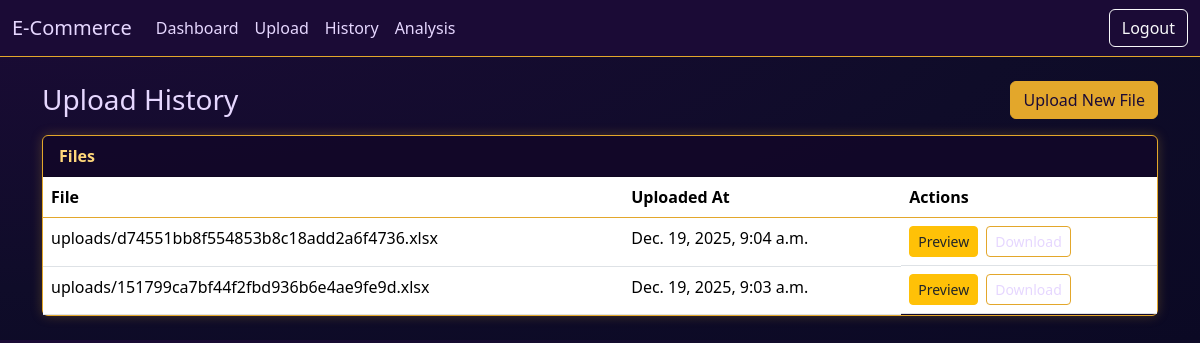
The app's page /upload-data/history/ (signed in) with its own data.
### core/models.py (models this page shows)
class Upload(models.Model):
    user = models.ForeignKey(User, on_delete=models.CASCADE)
    file = models.FileField(upload_to=upload_to)
    original_name = models.CharField(max_length=255)
    content_type = models.CharField(max_length=100)
    size = models.BigIntegerField()
    uploaded_at = models.DateTimeField(auto_now_add=True)

### upload_data/models.py (models this page shows)
class UploadRecord(models.Model):
    user = models.ForeignKey(User, on_delete=models.CASCADE)
    file = models.FileField(upload_to=upload_to)
    uploaded_at = models.DateTimeField(auto_now_add=True)

### upload_data/views.py (the view)
# urls.py: path('history/', upload_history, name='upload_history'),
@login_required
def upload_history(request: HttpRequest) -> HttpResponse:
    items = []
    for r in UploadRecord.objects.filter(user=request.user).order_by('-uploaded_at'):
        items.append({
            'name': r.file.name,
            'uploaded_at': r.uploaded_at,
            'url': getattr(r.file, 'url', ''),
            'source': 'new',
            'id': r.id,
        })
    for r in Upload.objects.filter(user=request.user).order_by('-uploaded_at'):
        items.append({
            'name': r.file.name,
            'uploaded_at': r.uploaded_at,
            'url': getattr(r.file, 'url', ''),
            'source': 'legacy',
            'id': r.id,
        })
    items = sorted(items, key=lambda x: x['uploaded_at'], reverse=True)
    return render(request, 'upload_data/history.html', {'items': items})

### core/context_processors.py (called while the page is built)
def store_context(request):
    store_name = ''
    if getattr(request, 'user', None) and request.user.is_authenticated:
        try:
            sp = request.user.store_profile
            store_name = getattr(sp, 'store_name', '')
        except StoreProfile.DoesNotExist:
            store_name = ''
    return {'store_name': store_name}

### upload_data/templates/upload_data/history.html (shortened to what this page needs)
{% extends 'base.html' %}
{% block content %}
<div class="d-flex justify-content-between align-items-center mb-3">
  <h1 class="h3 mb-0">Upload History</h1>
  <div>
    <a class="btn btn-primary" href="{% url 'upload_sales' %}">Upload New File</a>
  </div>
</div>
<div class="card">
  <div class="card-header">Files</div>
  <div class="card-body p-0">
    <table class="table mb-0">
      <thead>
        <tr>
          <th>File</th>
          <th>Uploaded At</th>
          <th>Actions</th>
        </tr>
      </thead>
      <tbody>
        {% for it in items %}
        <tr>
          <td>{{ it.name }}</td>
          <td>{{ it.uploaded_at }}</td>
          <td class="d-flex gap-2">
            <a class="btn btn-sm btn-warning text-dark" href="{% url 'view_upload' it.source it.id %}">Preview</a>
            {% if it.url %}
              <a class="btn btn-sm btn-outline-secondary" href="{{ it.url }}" target="_blank">Download</a>
            {% endif %}
          </td>
        </tr>
        {% empty %}
        <tr><td colspan="3" class="text-muted">No uploads yet.</td></tr>
        {% endfor %}
      </tbody>
    </table>
  </div>
</div>
{% endblock %}

### core/templates/base.html (style rules this page uses)
:root { --brand-bg: #1b0b36; --brand-bg-2: #0f0c29; --brand-text: #e6d7ff; --brand-accent: #e3a72b; --brand-success: #22c55e; --brand-muted: #2a1a4b; }
body.bg-light { background: radial-gradient(ellipse at top left, var(--brand-bg) 0%, var(--brand-bg-2) 60%, #0b0924 100%) !important; color: var(--brand-text); }
.btn-primary { background-color: var(--brand-accent); border-color: var(--brand-accent); color: #1b0b36; }
.btn-outline-secondary { color: var(--brand-text); border-color: var(--brand-accent); }
.card { background-color: rgba(18, 7, 41, 0.9); color: var(--brand-text); border: 1px solid var(--brand-accent); box-shadow: 0 0 12px rgba(227, 167, 43, 0.25); }
.card-header { background: transparent; color: #ffd77a; font-weight: 600; }
.table { color: var(--brand-text); }
.table thead th { border-bottom-color: var(--brand-accent); }

### records on screen
Upload: name "uploads/d74551bb8f554853b8c18add2a6f4736.xlsx", uploaded_at "Dec. 19, 2025, 9:04 a.m."
UploadRecord: name "uploads/151799ca7bf44f2fbd936b6e4ae9fe9d.xlsx", uploaded_at "Dec. 19, 2025, 9:03 a.m."
